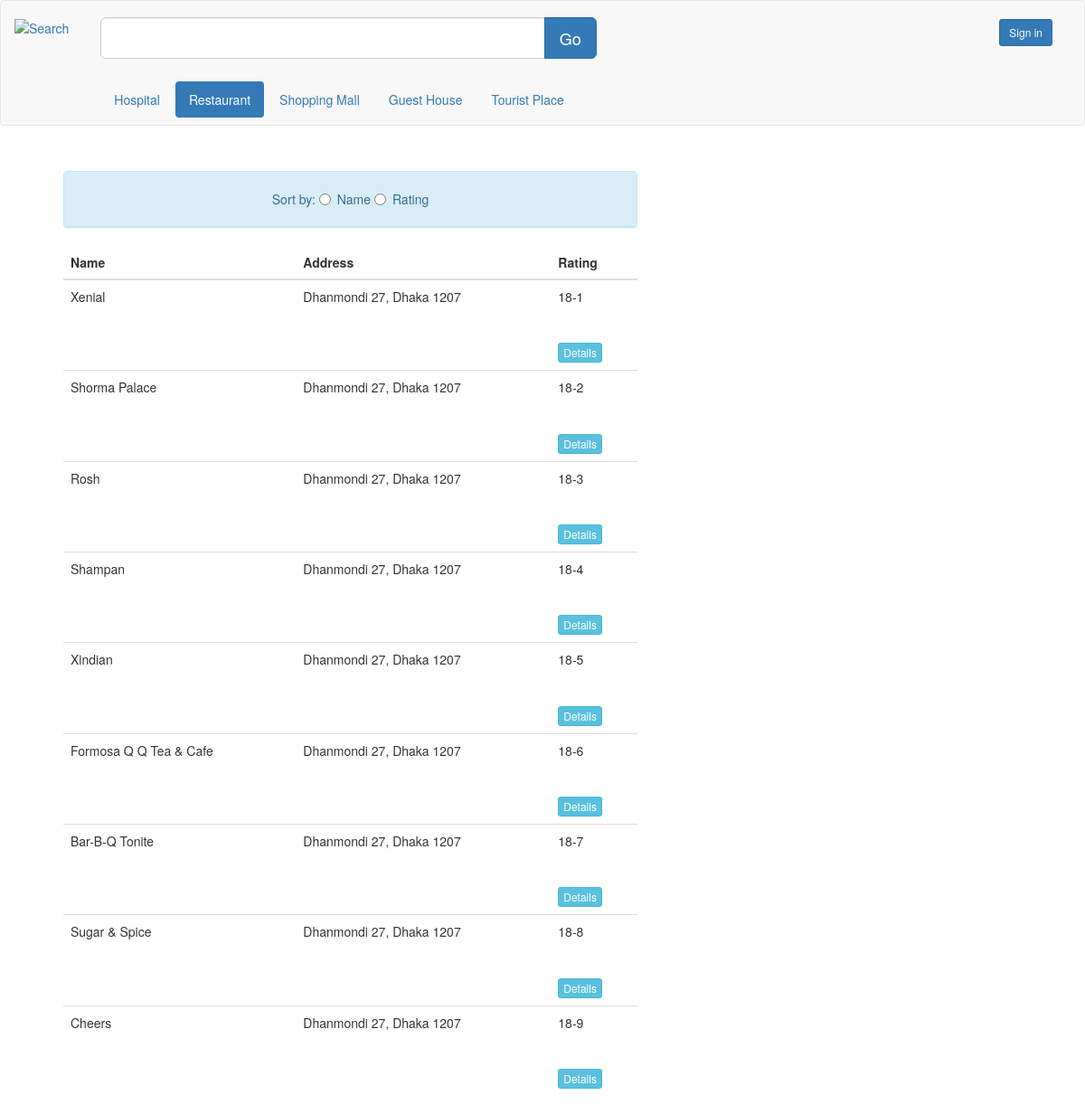
Page /Font-end/restaurant.php on the committed database.
### tables this page shows
CREATE TABLE `main_area` (
  `id` varchar(13) NOT NULL,
  `name` varchar(100) NOT NULL,
  `area` varchar(35) NOT NULL,
  `road_no` varchar(10) NOT NULL,
  `post_code` int(11) NOT NULL,
  `district` varchar(20) NOT NULL,
  `division` varchar(15) NOT NULL,
  `rating` varchar(7) NOT NULL
);

### Font-end/restaurant.php (the view, shortened to what this page needs)
<!DOCTYPE html>
<html>
<head>
	<link rel="stylesheet" href="css/bootstrap.min.css">
	  <link rel="stylesheet" href="css/bootstrap.min.css" />
</head>
<body>
<nav class="navbar navbar-default">
  <div class="">
    <div class="collapse navbar-collapse" id="bs-example-navbar-collapse-1">
      <ul class="nav navbar-nav">
		<a href="search.php"><img src="Upimages/logo3.jpg" class="img-responsive" alt="Search" style="height:30px;margin-top:20px;"></a>
      </ul>
      <form class="navbar-form navbar-left">
				<div class="input-group input-group-lg" style="width:600px;margin-left:20px;margin-top:10px;">
				  <input type="text" class="form-control" name="search">
				  <div class="input-group-btn">
					<button class="btn btn-primary" type="submit">Go</button>
				  </div>
				</div>
				<ul class="nav nav-pills" style="margin-top:25px;margin-left:20px;">
												<li role="presentation" ><a href="hospital.php">Hospital</a></li>
												<li role="presentation"class="active"><a href="restaurant.php">Restaurant</a></li>
												<li role="presentation" ><a href="shopping.php">Shopping Mall</a></li>
												<li role="presentation"><a href="hotel.php">Guest House </a></li>
												<li role="presentation"><a href="tourist.php">Tourist Place</a></li>
				</ul>
      </form>
      <ul class="nav navbar-nav navbar-right" style="margin-top:20px; margin-right:20px;">
		    <button type="button" class="btn btn-primary btn-sm">Sign in</button>
      </ul>
    </div>
</nav>
	<div class="container">
				<div class="col-sm-7" style="margin-left:25px;">
					<div class="panel panel-info" style="margin-top:30px;">
						  <div class="panel-heading">
								<form action="hospitalsort.php" method="post">
								<center>
								    <div class="radio" >
											Sort by:  <label><input type="radio" name="sort" value="name">Name</label>
													  <label><input type="radio" name="sort" value="rating">Rating</label>
									</div>
								</center>
								</form>
						 </div>
					</div>
						 <table class="table">
						  <thead >
							<tr>
								<th>Name</th>
								<th>Address</th>
								<th>Rating</th>
							</tr>
						  </thead>
								  <?php
										$connect = mysqli_connect("localhost", "root", "", "ls");
										$query = "SELECT id,name,area,road_no,post_code,district FROM main_area WHERE id like '18%'";
										$result = mysqli_query($connect, $query);
										while($row = mysqli_fetch_array($result)):;
										$hdata=$row["id"];
								  ?>
							<tr id="sort">
								<td><?php echo $row["name"]; ?></td>
								<td><?php echo $row["area"]." ".$row["road_no"].", ".$row["district"]." ".$row["post_code"]; ?></td>
								<td><?php echo $hdata; ?></br></br></br><input type="button" name="view" value="Details" id="<?php echo $row["id"]; ?>" class="btn btn-info btn-xs view_data" /></td>
							</tr>
							<?php endwhile; ?>
					</table>
				</div>
	</div>
</body>
</html>

### rows in the picture
main_area: name "Xenial", area "Dhanmondi", road_no "27", district "Dhaka", post_code "1207", id "18-1"
main_area: name "Shorma Palace", area "Dhanmondi", road_no "27", district "Dhaka", post_code "1207", id "18-2"
main_area: name "Rosh", area "Dhanmondi", road_no "27", district "Dhaka", post_code "1207", id "18-3"
main_area: name "Shampan", area "Dhanmondi", road_no "27", district "Dhaka", post_code "1207", id "18-4"
main_area: name "Xindian", area "Dhanmondi", road_no "27", district "Dhaka", post_code "1207", id "18-5"
main_area: name "Formosa Q Q Tea & Cafe", area "Dhanmondi", road_no "27", district "Dhaka", post_code "1207", id "18-6"
main_area: name "Bar-B-Q Tonite", area "Dhanmondi", road_no "27", district "Dhaka", post_code "1207", id "18-7"
main_area: name "Sugar & Spice", area "Dhanmondi", road_no "27", district "Dhaka", post_code "1207", id "18-8"
main_area: name "Cheers", area "Dhanmondi", road_no "27", district "Dhaka", post_code "1207", id "18-9"
